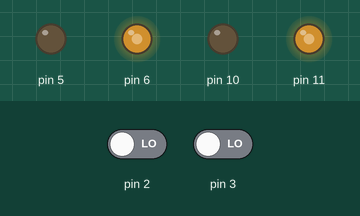
Recording of a sketch running on a simulated Arduino Uno, built with avr-gcc and run on an emulated ATmega328P. Shown: output pins drawn as LEDs (lit = HIGH). The inputs (shaded band) are chosen by the test bench; at power-on: pin 2 LOW, pin 3 LOW.

Above: at 1.2 s.
1.3 s: pin 2 driven HIGH
At 1.7 s:
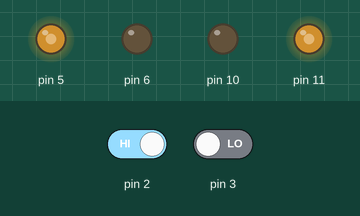
2.8 s: pin 3 driven HIGH
At 4.0 s:
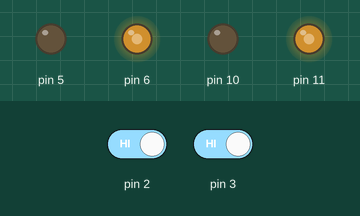
4.3 s: pin 2 driven LOW
At 5.2 s:
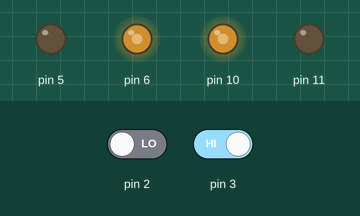
Timing chart, 0 to 7.3 s (numbered marks = the images above; inputs shaded):
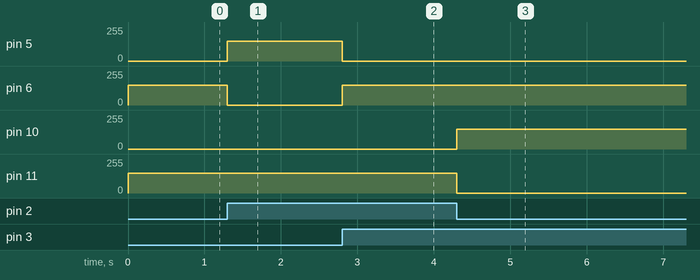

The sketch:

Line_Bot.ino
```cpp
void setup() {
  pinMode(5, OUTPUT); // 왼쪽 모터1
  pinMode(6, OUTPUT); // 왼쪽 모터2
  pinMode(10, OUTPUT); // 오른쪽 모터1
  pinMode(11, OUTPUT); // 오른쪽 모터2
  pinMode(2, INPUT); //왼쪽 라인 센서
  pinMode(3, INPUT); //오른쪽 라인 센서
}
int motorL = 150;
int motorR = 150;
int c = 0;

void loop() {
  int lineL = digitalRead(2); //왼쪽 라인 센서
  int lineR = digitalRead(3); //오른쪽 라인 센서
  if(lineR == lineL == 1){
    // 만약 라인 센서가 모두 검정색 위에 있을 경우
    analogWrite(5, c);
    analogWrite(6, motorL);
    analogWrite(10, c);
    analogWrite(11, motorR);
  }
  else if(lineR == 1 && lineL == 0){
    //만약 그게 아니라 오른쪽 라인 센서만 검정색 위에 있을 경우
    analogWrite(5, c);
    analogWrite(6, motorL);
    analogWrite(10, motorR);
    analogWrite(11, c);
  }
  else if(lineR == 0 && lineL == 1){
    //만약 그게 아니라 왼쪽 라인 센서만 검정색 위에 있을 경우
    analogWrite(5, motorL);
    analogWrite(6, c);
    analogWrite(10, c);
    analogWrite(11, motorR);
  }
  else if(lineR == 0 && lineL == 0){
    //만약 그게 아니라 둘다 흰색 위에 있을 경우
    analogWrite(5, c);
    analogWrite(6, motorL);
    analogWrite(10, motorR);
    analogWrite(11, c);
  }
}
```

Measured:
- after the input at 1.3 s, pin 5: 0/255 → 150/255 at once; pin 6: 150/255 → 0/255 at once
- after the input at 2.8 s, pin 5: 150/255 → 0/255 at once; pin 6: 0/255 → 150/255 at once
- after the input at 4.3 s, pin 10: 0/255 → 150/255 at once; pin 11: 150/255 → 0/255 at once
